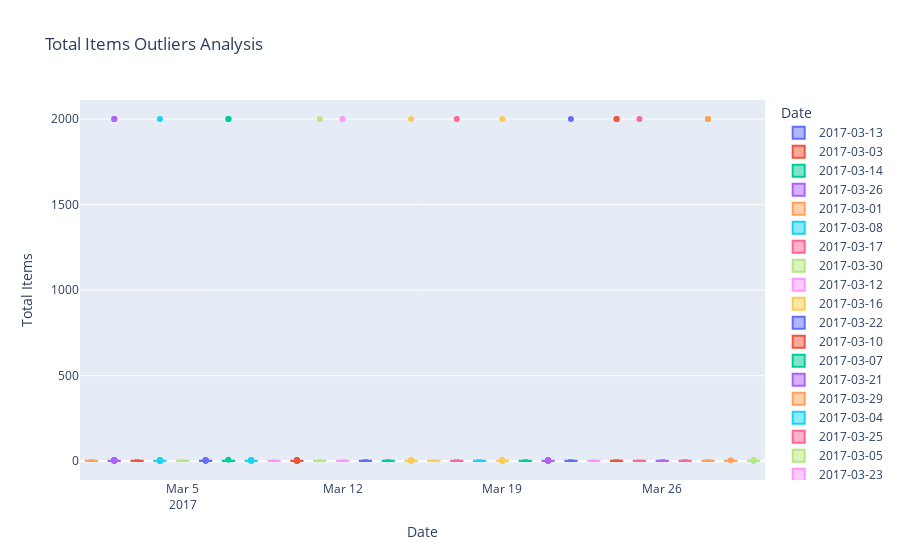

Here is the notebook cell this chart was saved with:
### Code cell
items_outliers = px.box(
    df,
    x=df.index,
    y='total_items',
    title='Total Items Outliers Analysis',
    labels={'created_at': 'Date', 'total_items': 'Total Items'},
    color=df.index,
    boxmode='overlay'
    )

items_outliers

### Figure 1 — Plotly figure (JSON) as saved in the notebook; plotly's stock layout.template omitted (floating-point values rounded to 4 significant figures; data arrays with more than 128 entries replaced by an {"elided": "..."} marker saying what was removed)
{"data": [{"alignmentgroup": "True", "hovertemplate": "Date=%{x}<br>Total Items=%{y}<extra></extra>", "legendgroup": "2017-03-13", "marker": {"color": "#636efa"}, "name": "2017-03-13", "notched": false, "offsetgroup": "2017-03-13", "orientation": "v", "showlegend": true, "type": "box", "x": {"elided": "159 str values"}, "x0": " ", "xaxis": "x", "y": {"elided": "159 int values"}, "y0": " ", "yaxis": "y"}, {"alignmentgroup": "True", "hovertemplate": "Date=%{x}<br>Total Items=%{y}<extra></extra>", "legendgroup": "2017-03-03", "marker": {"color": "#EF553B"}, "name": "2017-03-03", "notched": false, "offsetgroup": "2017-03-03", "orientation": "v", "showlegend": true, "type": "box", "x": {"elided": "162 str values"}, "x0": " ", "xaxis": "x", "y": {"elided": "162 int values"}, "y0": " ", "yaxis": "y"}, {"alignmentgroup": "True", "hovertemplate": "Date=%{x}<br>Total Items=%{y}<extra></extra>", "legendgroup": "2017-03-14", "marker": {"color": "#00cc96"}, "name": "2017-03-14", "notched": false, "offsetgroup": "2017-03-14", "orientation": "v", "showlegend": true, "type": "box", "x": {"elided": "148 str values"}, "x0": " ", "xaxis": "x", "y": {"elided": "148 int values"}, "y0": " ", "yaxis": "y"}, {"alignmentgroup": "True", "hovertemplate": "Date=%{x}<br>Total Items=%{y}<extra></extra>", "legendgroup": "2017-03-26", "marker": {"color": "#ab63fa"}, "name": "2017-03-26", "notched": false, "offsetgroup": "2017-03-26", "orientation": "v", "showlegend": true, "type": "box", "x": {"elided": "175 str values"}, "x0": " ", "xaxis": "x", "y": {"elided": "175 int values"}, "y0": " ", "yaxis": "y"}, {"alignmentgroup": "True", "hovertemplate": "Date=%{x}<br>Total Items=%{y}<extra></extra>", "legendgroup": "2017-03-01", "marker": {"color": "#FFA15A"}, "name": "2017-03-01", "notched": false, "offsetgroup": "2017-03-01", "orientation": "v", "showlegend": true, "type": "box", "x": {"elided": "182 str values"}, "x0": " ", "xaxis": "x", "y": {"elided": "182 int values"}, "y0": " ", "yaxis": "y"}, {"alignmentgroup": "True", "hovertemplate": "Date=%{x}<br>Total Items=%{y}<extra></extra>", "legendgroup": "2017-03-08", "marker": {"color": "#19d3f3"}, "name": "2017-03-08", "notched": false, "offsetgroup": "2017-03-08", "orientation": "v", "showlegend": true, "type": "box", "x": {"elided": "156 str values"}, "x0": " ", "xaxis": "x", "y": {"elided": "156 int values"}, "y0": " ", "yaxis": "y"}, {"alignmentgroup": "True", "hovertemplate": "Date=%{x}<br>Total Items=%{y}<extra></extra>", "legendgroup": "2017-03-17", "marker": {"color": "#FF6692"}, "name": "2017-03-17", "notched": false, "offsetgroup": "2017-03-17", "orientation": "v", "showlegend": true, "type": "box", "x": {"elided": "198 str values"}, "x0": " ", "xaxis": "x", "y": {"elided": "198 int values"}, "y0": " ", "yaxis": "y"}, {"alignmentgroup": "True", "hovertemplate": "Date=%{x}<br>Total Items=%{y}<extra></extra>", "legendgroup": "2017-03-30", "marker": {"color": "#B6E880"}, "name": "2017-03-30", "notched": false, "offsetgroup": "2017-03-30", "orientation": "v", "showlegend": true, "type": "box", "x": {"elided": "167 str values"}, "x0": " ", "xaxis": "x", "y": {"elided": "167 int values"}, "y0": " ", "yaxis": "y"}, {"alignmentgroup": "True", "hovertemplate": "Date=%{x}<br>Total Items=%{y}<extra></extra>", "legendgroup": "2017-03-12", "marker": {"color": "#FF97FF"}, "name": "2017-03-12", "notched": false, "offsetgroup": "2017-03-12", "orientation": "v", "showlegend": true, "type": "box", "x": {"elided": "159 str values"}, "x0": " ", "xaxis": "x", "y": {"elided": "159 int values"}, "y0": " ", "yaxis": "y"}, {"alignmentgroup": "True", "hovertemplate": "Date=%{x}<br>Total Items=%{y}<extra></extra>", "legendgroup": "2017-03-16", "marker": {"color": "#FECB52"}, "name": "2017-03-16", "notched": false, "offsetgroup": "2017-03-16", "orientation": "v", "showlegend": true, "type": "box", "x": {"elided": "143 str values"}, "x0": " ", "xaxis": "x", "y": {"elided": "143 int values"}, "y0": " ", "yaxis": "y"}, {"alignmentgroup": "True", "hovertemplate": "Date=%{x}<br>Total Items=%{y}<extra></extra>", "legendgroup": "2017-03-22", "marker": {"color": "#636efa"}, "name": "2017-03-22", "notched": false, "offsetgroup": "2017-03-22", "orientation": "v", "showlegend": true, "type": "box", "x": {"elided": "175 str values"}, "x0": " ", "xaxis": "x", "y": {"elided": "175 int values"}, "y0": " ", "yaxis": "y"}, {"alignmentgroup": "True", "hovertemplate": "Date=%{x}<br>Total Items=%{y}<extra></extra>", "legendgroup": "2017-03-10", "marker": {"color": "#EF553B"}, "name": "2017-03-10", "notched": false, "offsetgroup": "2017-03-10", "orientation": "v", "showlegend": true, "type": "box", "x": {"elided": "167 str values"}, "x0": " ", "xaxis": "x", "y": {"elided": "167 int values"}, "y0": " ", "yaxis": "y"}, {"alignmentgroup": "True", "hovertemplate": "Date=%{x}<br>Total Items=%{y}<extra></extra>", "legendgroup": "2017-03-07", "marker": {"color": "#00cc96"}, "name": "2017-03-07", "notched": false, "offsetgroup": "2017-03-07", "orientation": "v", "showlegend": true, "type": "box", "x": {"elided": "196 str values"}, "x0": " ", "xaxis": "x", "y": {"elided": "196 int values"}, "y0": " ", "yaxis": "y"}, {"alignmentgroup": "True", "hovertemplate": "Date=%{x}<br>Total Items=%{y}<extra></extra>", "legendgroup": "2017-03-21", "marker": {"color": "#ab63fa"}, "name": "2017-03-21", "notched": false, "offsetgroup": "2017-03-21", "orientation": "v", "showlegend": true, "type": "box", "x": {"elided": "179 str values"}, "x0": " ", "xaxis": "x", "y": {"elided": "179 int values"}, "y0": " ", "yaxis": "y"}, {"alignmentgroup": "True", "hovertemplate": "Date=%{x}<br>Total Items=%{y}<extra></extra>", "legendgroup": "2017-03-29", "marker": {"color": "#FFA15A"}, "name": "2017-03-29", "notched": false, "offsetgroup": "2017-03-29", "orientation": "v", "showlegend": true, "type": "box", "x": {"elided": "165 str values"}, "x0": " ", "xaxis": "x", "y": {"elided": "165 int values"}, "y0": " ", "yaxis": "y"}, {"alignmentgroup": "True", "hovertemplate": "Date=%{x}<br>Total Items=%{y}<extra></extra>", "legendgroup": "2017-03-04", "marker": {"color": "#19d3f3"}, "name": "2017-03-04", "notched": false, "offsetgroup": "2017-03-04", "orientation": "v", "showlegend": true, "type": "box", "x": {"elided": "165 str values"}, "x0": " ", "xaxis": "x", "y": {"elided": "165 int values"}, "y0": " ", "yaxis": "y"}, {"alignmentgroup": "True", "hovertemplate": "Date=%{x}<br>Total Items=%{y}<extra></extra>", "legendgroup": "2017-03-25", "marker": {"color": "#FF6692"}, "name": "2017-03-25", "notched": false, "offsetgroup": "2017-03-25", "orientation": "v", "showlegend": true, "type": "box", "x": {"elided": "170 str values"}, "x0": " ", "xaxis": "x", "y": {"elided": "170 int values"}, "y0": " ", "yaxis": "y"}, {"alignmentgroup": "True", "hovertemplate": "Date=%{x}<br>Total Items=%{y}<extra></extra>", "legendgroup": "2017-03-05", "marker": {"color": "#B6E880"}, "name": "2017-03-05", "notched": false, "offsetgroup": "2017-03-05", "orientation": "v", "showlegend": true, "type": "box", "x": {"elided": "163 str values"}, "x0": " ", "xaxis": "x", "y": {"elided": "163 int values"}, "y0": " ", "yaxis": "y"}, {"alignmentgroup": "True", "hovertemplate": "Date=%{x}<br>Total Items=%{y}<extra></extra>", "legendgroup": "2017-03-23", "marker": {"color": "#FF97FF"}, "name": "2017-03-23", "notched": false, "offsetgroup": "2017-03-23", "orientation": "v", "showlegend": true, "type": "box", "x": {"elided": "152 str values"}, "x0": " ", "xaxis": "x", "y": {"elided": "152 int values"}, "y0": " ", "yaxis": "y"}, {"alignmentgroup": "True", "hovertemplate": "Date=%{x}<br>Total Items=%{y}<extra></extra>", "legendgroup": "2017-03-19", "marker": {"color": "#FECB52"}, "name": "2017-03-19", "notched": false, "offsetgroup": "2017-03-19", "orientation": "v", "showlegend": true, "type": "box", "x": {"elided": "149 str values"}, "x0": " ", "xaxis": "x", "y": {"elided": "149 int values"}, "y0": " ", "yaxis": "y"}, {"alignmentgroup": "True", "hovertemplate": "Date=%{x}<br>Total Items=%{y}<extra></extra>", "legendgroup": "2017-03-06", "marker": {"color": "#636efa"}, "name": "2017-03-06", "notched": false, "offsetgroup": "2017-03-06", "orientation": "v", "showlegend": true, "type": "box", "x": {"elided": "148 str values"}, "x0": " ", "xaxis": "x", "y": {"elided": "148 int values"}, "y0": " ", "yaxis": "y"}, {"alignmentgroup": "True", "hovertemplate": "Date=%{x}<br>Total Items=%{y}<extra></extra>", "legendgroup": "2017-03-24", "marker": {"color": "#EF553B"}, "name": "2017-03-24", "notched": false, "offsetgroup": "2017-03-24", "orientation": "v", "showlegend": true, "type": "box", "x": {"elided": "155 str values"}, "x0": " ", "xaxis": "x", "y": {"elided": "155 int values"}, "y0": " ", "yaxis": "y"}, {"alignmentgroup": "True", "hovertemplate": "Date=%{x}<br>Total Items=%{y}<extra></extra>", "legendgroup": "2017-03-20", "marker": {"color": "#00cc96"}, "name": "2017-03-20", "notched": false, "offsetgroup": "2017-03-20", "orientation": "v", "showlegend": true, "type": "box", "x": {"elided": "158 str values"}, "x0": " ", "xaxis": "x", "y": {"elided": "158 int values"}, "y0": " ", "yaxis": "y"}, {"alignmentgroup": "True", "hovertemplate": "Date=%{x}<br>Total Items=%{y}<extra></extra>", "legendgroup": "2017-03-02", "marker": {"color": "#ab63fa"}, "name": "2017-03-02", "notched": false, "offsetgroup": "2017-03-02", "orientation": "v", "showlegend": true, "type": "box", "x": {"elided": "182 str values"}, "x0": " ", "xaxis": "x", "y": {"elided": "182 int values"}, "y0": " ", "yaxis": "y"}, {"alignmentgroup": "True", "hovertemplate": "Date=%{x}<br>Total Items=%{y}<extra></extra>", "legendgroup": "2017-03-28", "marker": {"color": "#FFA15A"}, "name": "2017-03-28", "notched": false, "offsetgroup": "2017-03-28", "orientation": "v", "showlegend": true, "type": "box", "x": {"elided": "175 str values"}, "x0": " ", "xaxis": "x", "y": {"elided": "175 int values"}, "y0": " ", "yaxis": "y"}, {"alignmentgroup": "True", "hovertemplate": "Date=%{x}<br>Total Items=%{y}<extra></extra>", "legendgroup": "2017-03-18", "marker": {"color": "#19d3f3"}, "name": "2017-03-18", "notched": false, "offsetgroup": "2017-03-18", "orientation": "v", "showlegend": true, "type": "box", "x": {"elided": "173 str values"}, "x0": " ", "xaxis": "x", "y": {"elided": "173 int values"}, "y0": " ", "yaxis": "y"}, {"alignmentgroup": "True", "hovertemplate": "Date=%{x}<br>Total Items=%{y}<extra></extra>", "legendgroup": "2017-03-27", "marker": {"color": "#FF6692"}, "name": "2017-03-27", "notched": false, "offsetgroup": "2017-03-27", "orientation": "v", "showlegend": true, "type": "box", "x": {"elided": "170 str values"}, "x0": " ", "xaxis": "x", "y": {"elided": "170 int values"}, "y0": " ", "yaxis": "y"}, {"alignmentgroup": "True", "hovertemplate": "Date=%{x}<br>Total Items=%{y}<extra></extra>", "legendgroup": "2017-03-11", "marker": {"color": "#B6E880"}, "name": "2017-03-11", "notched": false, "offsetgroup": "2017-03-11", "orientation": "v", "showlegend": true, "type": "box", "x": {"elided": "167 str values"}, "x0": " ", "xaxis": "x", "y": {"elided": "167 int values"}, "y0": " ", "yaxis": "y"}, {"alignmentgroup": "True", "hovertemplate": "Date=%{x}<br>Total Items=%{y}<extra></extra>", "legendgroup": "2017-03-09", "marker": {"color": "#FF97FF"}, "name": "2017-03-09", "notched": false, "offsetgroup": "2017-03-09", "orientation": "v", "showlegend": true, "type": "box", "x": {"elided": "199 str values"}, "x0": " ", "xaxis": "x", "y": {"elided": "199 int values"}, "y0": " ", "yaxis": "y"}, {"alignmentgroup": "True", "hovertemplate": "Date=%{x}<br>Total Items=%{y}<extra></extra>", "legendgroup": "2017-03-15", "marker": {"color": "#FECB52"}, "name": "2017-03-15", "notched": false, "offsetgroup": "2017-03-15", "orientation": "v", "showlegend": true, "type": "box", "x": {"elided": "143 str values"}, "x0": " ", "xaxis": "x", "y": {"elided": "143 int values"}, "y0": " ", "yaxis": "y"}], "layout": {"boxmode": "overlay", "legend": {"title": {"text": "Date"}, "tracegroupgap": 0}, "title": {"text": "Total Items Outliers Analysis"}, "xaxis": {"anchor": "y", "categoryarray": ["2017-03-13", "2017-03-03", "2017-03-14", "2017-03-26", "2017-03-01", "2017-03-08", "2017-03-17", "2017-03-30", "2017-03-12", "2017-03-16", "2017-03-22", "2017-03-10", "2017-03-07", "2017-03-21", "2017-03-29", "2017-03-04", "2017-03-25", "2017-03-05", "2017-03-23", "2017-03-19", "2017-03-06", "2017-03-24", "2017-03-20", "2017-03-02", "2017-03-28", "2017-03-18", "2017-03-27", "2017-03-11", "2017-03-09", "2017-03-15"], "categoryorder": "array", "domain": [0, 1], "title": {"text": "Date"}}, "yaxis": {"anchor": "x", "domain": [0, 1], "title": {"text": "Total Items"}}}}
